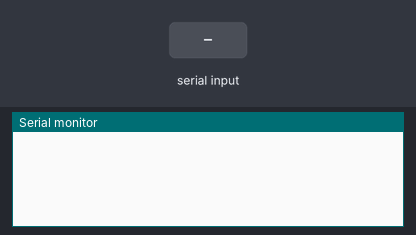
This sketch was run on a simulated Arduino Uno, built with avr-gcc and run on an emulated ATmega328P. Shown: the last lines printed to the serial monitor. Inputs (shaded band) come from the test bench.

Above: at 1.2 s.
1.3 s: "90,45\n" received over Serial
At 2.5 s:
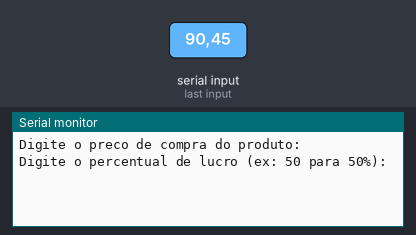
2.8 s: "30,150\n" received over Serial
At 3.2 s:
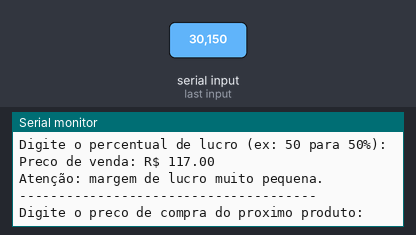

The sketch:

e_os_de_produtos_que_solicite_o_pre_o_de_compra_do_produto_1.ino
```cpp
/*
Solicita o preço de compra e o percentual de lucro.
Calcula o preço de venda.
Exibe alerta se o lucro for inferior a 50%.
*/

float precoCompra = 0;
float percentualLucro = 0;
float precoVenda = 0;

void setup() {
  Serial.begin(9600);
}

void loop() {
  if (Serial.available()) {
    Serial.println("Digite o preco de compra do produto:");
    precoCompra = Serial.readStringUntil('\n').toFloat();

    Serial.println("Digite o percentual de lucro (ex: 50 para 50%):");
    while (Serial.available() == 0) {}

    percentualLucro = Serial.readStringUntil('\n').toFloat();

    precoVenda = precoCompra + (precoCompra * (percentualLucro / 100));

    Serial.print("Preco de venda: R$ ");
    Serial.println(precoVenda, 2);

    if (percentualLucro < 50) {
      Serial.println("Atenção: margem de lucro muito pequena.");
    }

    Serial.println("--------------------------------------");
    Serial.println("Digite o preco de compra do proximo produto:");
  }
}
```

Measured:
- after the input at 1.3 s, the serial monitor: prints a new line at once (image 1)
- after the input at 2.8 s, the serial monitor: prints a new line at once (image 2)
